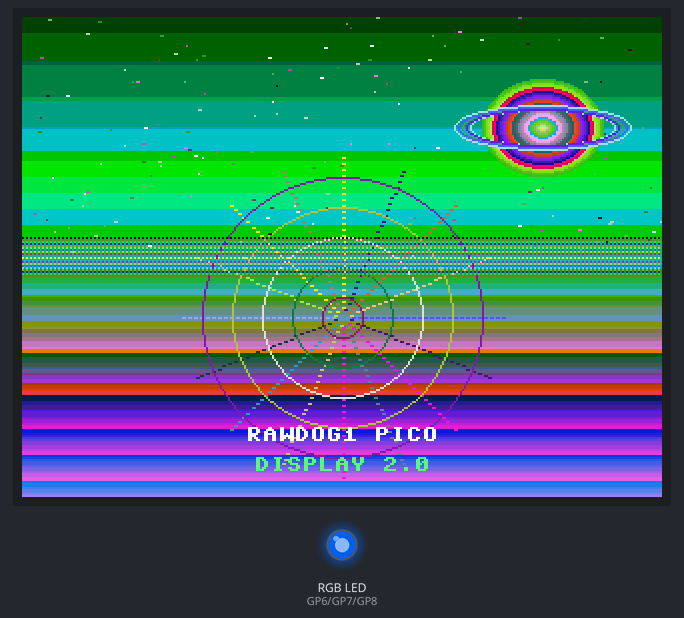
The program below on a simulated Raspberry Pi Pico running MicroPython. On the bench: 320×240 colour display, an RGB LED mixed from three pins (HIGH = lit). Dim RGB values are drawn brighter than linear; random numbers come from a fixed seed; pins used as bus, display or sensor lines are not drawn; what the program prints to the serial console is not drawn. At 0.7 s the program stops and its outputs stay as they are.

Above: at 0.8 s.
Timing chart, 0 to 2.2 s (numbered marks = the images above):
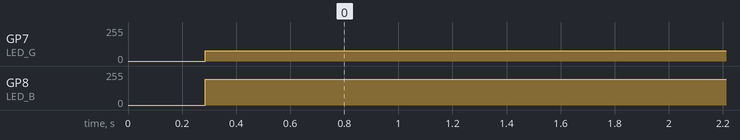

Measured:
- by itself, GP7 (LED_G): 0/255 → 78/255 at 0.29 s
- by itself, GP8 (LED_B): 0/255 → 195/255 at 0.29 s

The program:

pico_artwork.py
```python
"""
Pimoroni Pico Display 2.0 — ST7789 320x240 IPS LCD
Exact init sequence from Pimoroni's st7789.cpp driver
Cosmic Dawn artwork with proper display init
"""
from machine import Pin, SPI, PWM
import framebuf
import time
import math
import random

# ── Pin definitions ──
CS  = Pin(17, Pin.OUT, value=1)
DC  = Pin(20, Pin.OUT, value=0)   # Pico Display 2.0: DC on GP20
BL  = PWM(Pin(16))                 # Pico Display 2.0: BL on GP16
BL.freq(1000)
BL.duty_u16(0)
RST = Pin(21, Pin.OUT, value=1)    # Pico Display 2.0: RST on GP21

LED_R = PWM(Pin(6));  LED_R.freq(1000)
LED_G = PWM(Pin(7));  LED_G.freq(1000)
LED_B = PWM(Pin(8));  LED_B.freq(1000)

# ── SPI setup ──
spi = SPI(0, baudrate=62_500_000, polarity=0, phase=0, sck=Pin(18), mosi=Pin(19))

W, H = 320, 240

# ── ST7789 helpers ──
def cmd(c, *data):
    DC(0); CS(0); spi.write(bytes([c])); CS(1)
    if data:
        DC(1); CS(0); spi.write(bytes(data)); CS(1)

def set_window(x, y, w, h):
    cmd(0x2A, x >> 8, x & 0xFF, (x + w - 1) >> 8, (x + w - 1) & 0xFF)
    cmd(0x2B, y >> 8, y & 0xFF, (y + h - 1) >> 8, (y + h - 1) & 0xFF)
    cmd(0x2C)

# ── Init display (Pimoroni st7789.cpp exact sequence) ──
def init_display():
    # Hardware reset
    RST.value(0); time.sleep_ms(20)
    RST.value(1); time.sleep_ms(100)

    cmd(0x01)  # SWRESET
    time.sleep_ms(150)

    cmd(0x35)  # TEON - frame sync

    cmd(0x3A, 0x55)  # COLMOD: 16-bit RGB565

    # PORCTRL
    cmd(0xB2, 0x0C, 0x0C, 0x00, 0x33, 0x33)

    # LCMCTRL
    cmd(0xC0, 0x2C)

    # VDVVRHEN
    cmd(0xC2, 0x01)

    # VRHS
    cmd(0xC3, 0x12)

    # VDVS
    cmd(0xC4, 0x20)

    # PWCTRL1
    cmd(0xD0, 0xA4, 0xA1)

    # FRCTRL2
    cmd(0xC6, 0x0F)

    # RAMCTRL (Pimoroni-specific - fixes banding)
    cmd(0xB0, 0x00, 0xC0)

    # 320x240 specific gamma & voltage settings
    cmd(0xB7, 0x35)     # GCTRL
    cmd(0xBB, 0x1F)     # VCOMS

    # PGAMCTRL (positive gamma)
    cmd(0xE0, 0xD0, 0x08, 0x11, 0x08, 0x0C, 0x15, 0x39, 0x33, 0x50, 0x36, 0x13, 0x14, 0x29, 0x2D)

    # NGAMCTRL (negative gamma)
    cmd(0xE1, 0xD0, 0x08, 0x10, 0x08, 0x06, 0x06, 0x39, 0x44, 0x51, 0x0B, 0x16, 0x14, 0x2F, 0x31)

    cmd(0x21)  # INVON
    cmd(0x11)  # SLPOUT
    cmd(0x29)  # DISPON

    time.sleep_ms(120)

    # configure_display: 320x240 Pico Display 2.0
    # CASET = 0..319, RASET = 0..239
    cmd(0x2A, 0x00, 0x00, 0x01, 0x3F)  # CASET
    cmd(0x2B, 0x00, 0x00, 0x00, 0xEF)  # RASET

    # MADCTL: COL_ORDER | SWAP_XY | SCAN_ORDER = 0x40 | 0x20 | 0x10 = 0x70
    cmd(0x36, 0x70)

    # Turn on backlight
    BL.duty_u16(65535)

# ── Color helpers ──
def rgb565(r, g, b):
    return ((r & 0xF8) << 8) | ((g & 0xFC) << 3) | (b >> 3)

def lerp(a, b, t):
    return int(a + (b - a) * t)

def lerp_color(c1, c2, t):
    return (lerp(c1[0], c2[0], t), lerp(c1[1], c2[1], t), lerp(c1[2], c2[2], t))

# ── Create framebuffer ──
buf = bytearray(W * H * 2)
fb = framebuf.FrameBuffer(buf, W, H, framebuf.RGB565)

# ═══════════════════════════════════════════════
#  ARTWORK: "COSMIC DAWN"
# ═══════════════════════════════════════════════

def draw_gradient_sky():
    colors = [
        (0, 0, 20), (15, 0, 40), (40, 0, 60),
        (80, 0, 50), (180, 20, 30), (255, 80, 0), (255, 180, 30),
    ]
    for y in range(H):
        t = y / (H - 1)
        idx = t * (len(colors) - 1)
        i = int(idx)
        frac = idx - i
        if i >= len(colors) - 1:
            c = colors[-1]
        else:
            c = lerp_color(colors[i], colors[i + 1], frac)
        fb.hline(0, y, W, rgb565(*c))

def draw_stars(n=80):
    for _ in range(n):
        x = random.randint(0, W - 1)
        y = random.randint(0, H // 2)
        brightness = random.randint(100, 255)
        size = random.randint(1, 2)
        c = rgb565(brightness, brightness, brightness)
        fb.pixel(x, y, c)
        if size > 1 and x < W - 1:
            fb.pixel(x + 1, y, c)

def draw_planet(cx, cy, radius):
    for r in range(radius, 0, -1):
        t = r / radius
        c = lerp_color((0, 100, 180), (80, 220, 255), 1 - t)
        fb.ellipse(cx, cy, r, r * 8 // 10, rgb565(*c), True)
    ring_colors = [
        rgb565(255, 180, 50), rgb565(255, 140, 0),
        rgb565(200, 200, 100), rgb565(255, 200, 80),
    ]
    for i, ring_r in enumerate(range(radius + 6, radius + 16, 2)):
        fb.ellipse(cx, cy, ring_r, ring_r // 4, ring_colors[i % len(ring_colors)], False)

def draw_mandala(cx, cy, max_r, petals=12):
    for i in range(petals):
        angle = (i / petals) * 2 * math.pi
        hue = i / petals * 2 * math.pi
        r = int(127 + 127 * math.sin(hue))
        g = int(127 + 127 * math.sin(hue + 2.1))
        b = int(127 + 127 * math.sin(hue + 4.2))
        col = rgb565(r, g, b)
        for dist in range(5, max_r + 1, 3):
            x = cx + int(dist * math.cos(angle))
            y = cy + int(dist * math.sin(angle))
            if 0 <= x < W and 0 <= y < H:
                fb.pixel(x, y, col)
                if 0 <= x + 1 < W:
                    fb.pixel(x + 1, y, col)
    for radius in range(10, max_r + 1, 15):
        ring_r = int(127 + 127 * math.sin(radius * 0.1))
        ring_g = int(127 + 127 * math.sin(radius * 0.1 + 2))
        ring_b = int(127 + 127 * math.sin(radius * 0.1 + 4))
        fb.ellipse(cx, cy, radius, radius, rgb565(ring_r, ring_g, ring_b), False)

def draw_horizon_glow():
    for y in range(H // 2 - 10, H // 2 + 10):
        alpha = 1 - abs(y - H // 2) / 10
        for x in range(0, W, 2):
            fb.pixel(x, y, rgb565(
                int(min(255, 100 * alpha)),
                int(min(255, 220 * alpha)),
                int(min(255, 255 * alpha))
            ))

def draw_text_centered(text, y, color, scale=1):
    char_w = 8 * scale
    total_w = len(text) * char_w
    x = (W - total_w) // 2
    fb.text(text, x, y, color)

# ── Build artwork ──
print("Drawing gradient...")
draw_gradient_sky()
print("Drawing stars...")
draw_stars(120)
print("Drawing planet...")
draw_planet(260, 55, 30)
print("Drawing mandala...")
draw_mandala(160, 150, 80, petals=16)
print("Drawing glow...")
draw_horizon_glow()
draw_text_centered("RAWDOG1 PICO", H - 35, rgb565(255, 255, 255))
draw_text_centered("DISPLAY 2.0", H - 20, rgb565(200, 200, 255))
draw_stars(40)

# ── RGB LED ──
LED_R.duty_u16(0)
LED_G.duty_u16(20000)
LED_B.duty_u16(50000)

# ── Push to display ──
print("Initializing display...")
init_display()
print("Pushing artwork...")
set_window(0, 0, W, H)
CS(0); DC(1); spi.write(buf); CS(1)
print("Done! Artwork is live.")
```
